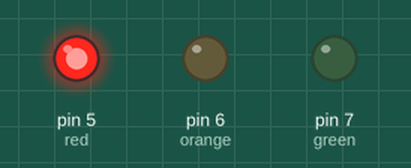
Bench run of a sketch on a simulated Arduino Uno, built with avr-gcc and run on an emulated ATmega328P. Parts: output pins drawn as LEDs (lit = HIGH).

Above: at 0.5 s.
At 2.5 s:
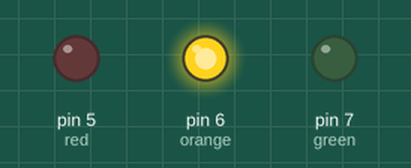
At 4.5 s:
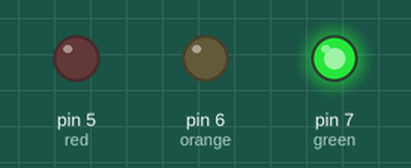
At 5.5 s:
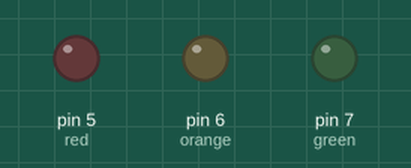
Timing chart, 0 to 7.8 s (numbered marks = the images above):
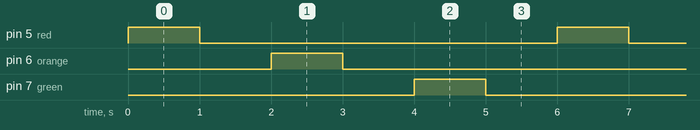

Measured:
- by itself, pin 5 (red), pin 6 (orange), pin 7 (green): alternates HIGH for 1.0 s and LOW for 5.0 s
- by itself, everything shown: repeats every 6.0 s, in 6 steps

The sketch:

Traffic.ino
```cpp
int red = 5;
int orange= 6;
int green = 7;

void setup() {
  // put orangeour setup code here, to run once:
Serial.begin(9600);
pinMode(red, OUTPUT);
pinMode(orange, OUTPUT);
pinMode(green, OUTPUT);
}

void loop() {
  // put orangeour main code here, to run repeatedlorange:
digitalWrite(red, HIGH);
delay(1000l);
digitalWrite(red, LOW);
delay(1000);
digitalWrite(orange,HIGH);
delay(1000);
digitalWrite(orange,LOW);
delay(1000);
digitalWrite(green, HIGH);
delay(1000);
digitalWrite(green, LOW);
delay(1000);
}
```
